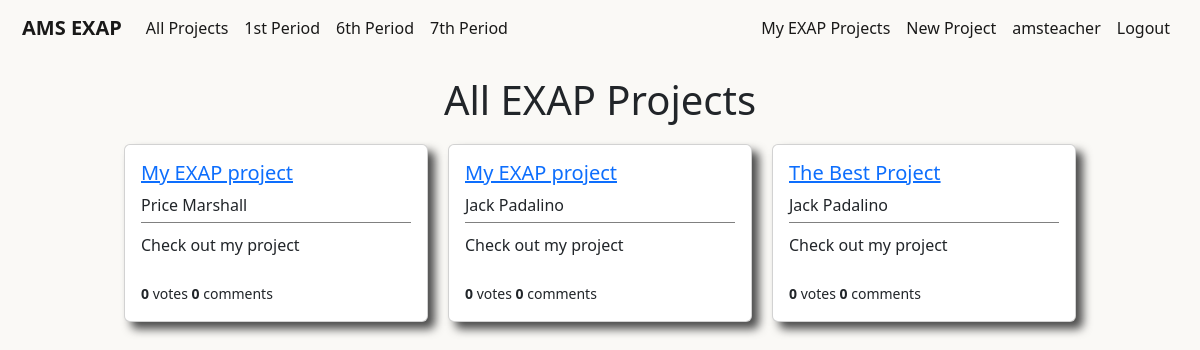
/users/projects/ (signed in), run on an earlier commit of the app's database.
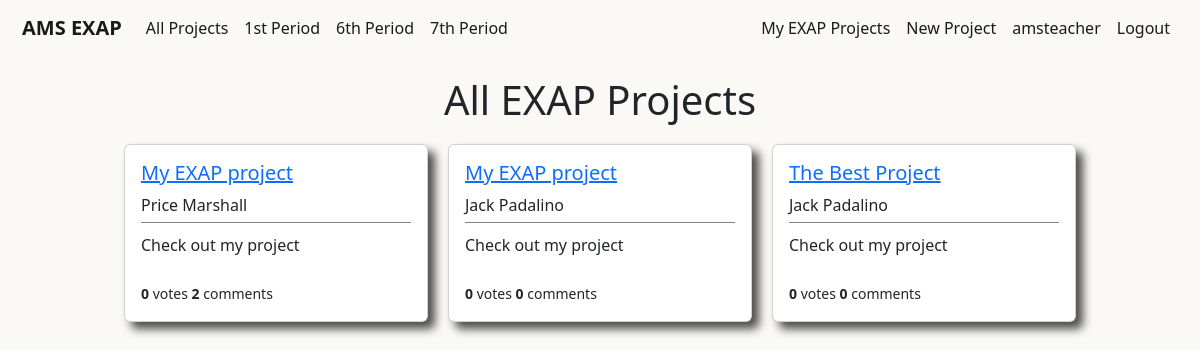
And on a later commit of the database.
### users/models.py (models this page shows, shortened)
class Project(models.Model):
    student = models.ForeignKey(User,on_delete=models.CASCADE)
    period = models.IntegerField(choices=periods,default=1)
    liked = models.ManyToManyField(User,default=None,blank=True,related_name='likes')
    video = models.CharField(max_length=1000,default=None,blank=True)
    title = models.CharField(max_length=50,default='My EXAP project')
    blurb = models.CharField(max_length=100,default='Check out my project')
    description = models.TextField(default="I haven't written my project description yet, but trust me it will be awesome!")

### users/views.py (the view)
# urls.py: path('projects/',AllProjectListView.as_view(),name='users-studentprojects'),
class AllProjectListView(ListView):
    model = Project
    template_name = 'users/allstudentprojects.html'
    context_object_name = 'projects'

### users/templates/users/allstudentprojects.html
{% extends 'main/base.html' %}
{% block content %}
<div class='page-title'>
    <h1>All EXAP Projects</h1>
</div>
{% if user.is_authenticated %}
    <div class='container'>
        {% for project in projects %}
            <div class="card project-card" style="width: 19rem;">
                <div class="card-body project-card-body">
                    <h5><a class="article-title" href="{% url 'project-details' project.pk %}">{{ project.title }}</a></h5>
                    <h8 class="card-title project-card-student">{{ project.student.first_name }} {{ project.student.last_name }}</h8>
                    <div class='project-card-blurb'>
                        <p class="card-text project-card-text">{{ project.blurb }}</p>
                    </div>
                    <br>
                    <small><b>{{ project.liked.all.count }}</b> votes <b>{{ project.comments.all.count }}</b> comments</small>
                </div>
            </div>
        {% endfor %}
    </div>
{% endif %}
{% endblock content %}

What changed in the data, as far as the page shows it:
changed Project "Price": comments.all.count "0" → "2"
